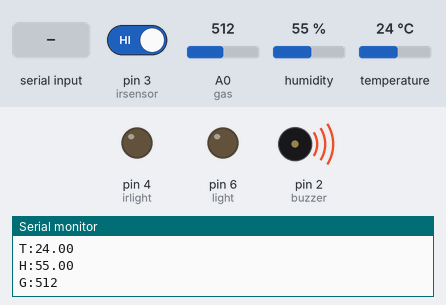
The sketch below on a simulated Arduino Uno, built with avr-gcc and run on an emulated ATmega328P. Shown: output pins drawn as LEDs (lit = HIGH), buzzer (waves = sounding, pin HIGH), the last lines printed to the serial monitor. Inputs (shaded band) come from the test bench; at power-on: A0 (gas) = 512, pin 3 (irsensor) HIGH, humidity 55 %, temperature 24 °C.

Above: at 1.2 s.
1.3 s: "led1ON\n" received over Serial
At 1.9 s:
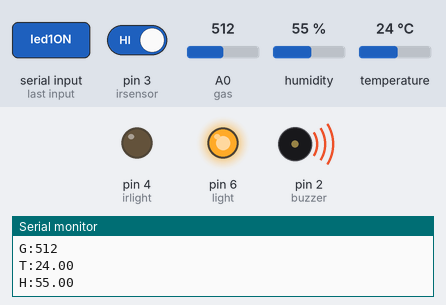
2.8 s: A0 (gas) set to 410
4.3 s: A0 (gas) set to 387
At 5.0 s:
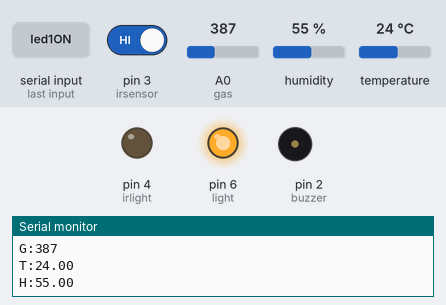
5.8 s: pin 3 (irsensor) driven LOW
At 6.7 s:
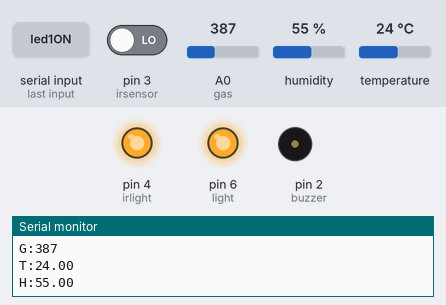
7.3 s: "led1OFF\n" received over Serial
At 12.2 s:
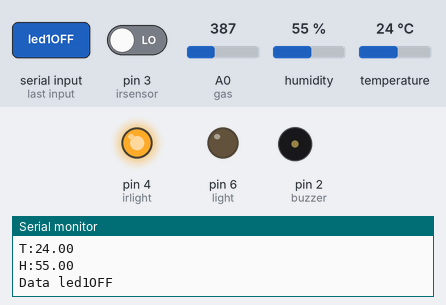
13.3 s: pin 3 (irsensor) driven HIGH
At 16.3 s:
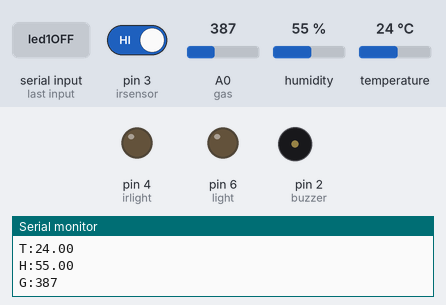
Timing chart, 0 to 17.3 s (numbered marks = the images above; inputs shaded):
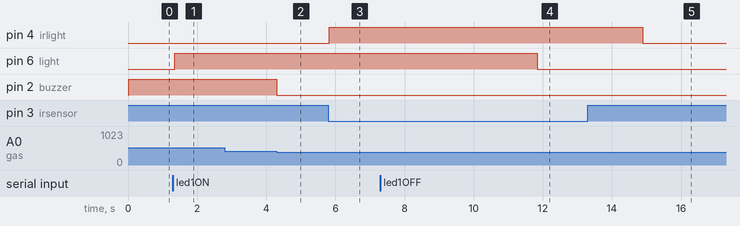

The sketch:

ArduinoMain.ino
```cpp
#include "DHT.h"
  const int gas =A0;
  const int buzzer=2;
  const int irsensor=3;
  const int light=6;
  const int irlight=4;
  const int dht1=5;
  DHT dht(dht1, DHT11);
  String serialData="";
  boolean onSerialRead = false;

void setup() {
  Serial.begin(9600);
  dht.begin();
  pinMode(gas,INPUT);
  pinMode(irsensor,INPUT);
  pinMode(buzzer,OUTPUT);
  pinMode(irlight,OUTPUT);
  pinMode(light,OUTPUT);
  serialData.reserve(200);
}

void procesSerialData()
{
    Serial.print("Data " + serialData);
    if (serialData == "led1ON")
    {
        digitalWrite(light, HIGH);
    }
    else if(serialData=="led1OFF")
    {
        digitalWrite(light, LOW);
    }
//    else if (serialData == "led2ON")
//    {
//        digitalWrite(light, HIGH);
//    }
//    else if(serialData=="led2OFF")
//    {
//        digitalWrite(light, LOW);
//    }
    serialData = "";
    onSerialRead = false;
}
void loop()
{
  float h = dht.readHumidity();
  float t = dht.readTemperature();
  if(digitalRead(irsensor)==0)
  {
   digitalWrite(irlight,HIGH);
   delay(3000);
  }
  else if(digitalRead(irsensor)==1)
  {
    digitalWrite(irlight,LOW);
  }

  if(analogRead(gas)>=400)
  {
    digitalWrite(buzzer,HIGH);
  }
  else if(analogRead(gas)<400)
  {
    digitalWrite(buzzer,LOW);
  }
  Serial.print("G:");
  Serial.println(analogRead(gas));
  Serial.print("T:");
  Serial.println(t);
  Serial.print("H:");
  Serial.println(h);
   if (onSerialRead)
   {
        procesSerialData();
    }
}
void serialEvent()
{
    while (Serial.available())
    {
        char inChar = (char)Serial.read();
        if (inChar == '\n')
        {
            onSerialRead = true;
        } else {
            serialData += inChar;
        }
    }
}
```

Measured:
- the behaviour switches between 400 and 399 on A0 (gas) (found by bisection; images 1 and 2)
- after the input at 1.3 s, pin 6 (light): LOW → HIGH after 0.05 s
- after the input at 4.3 s, pin 2 (buzzer): HIGH → LOW at once
- after the input at 5.8 s, pin 4 (irlight): LOW → HIGH at once
- after the input at 7.3 s, pin 6 (light): HIGH → LOW after 4.5 s
- after the input at 13.3 s, pin 4 (irlight): HIGH → LOW after 1.6 s
